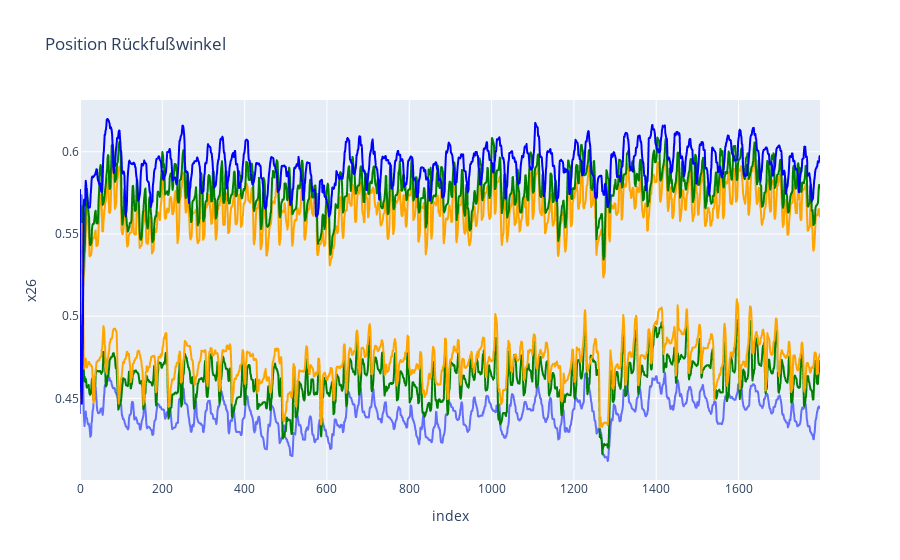

The code cell stored with this chart in its notebook:
### Markdown cell above
### Vergleich meherer Gelenkpunkte (linke und rechte Seite)

### Code cell
import pandas as pd
import plotly.express as px

import matplotlib as mpl

#keep only values which are relevant for ankle we need
backAnkleRight = ["x27", "x29", "x31"]
backAnkleLeft = ["x26", "x28", "x30"]
df_backRight = df_back[backAnkleRight]
df_backLeft = df_back[backAnkleLeft]

fig_knee = px.line(df_backLeft, y="x26", title='Position Rückfußwinkel')
fig_ankle = px.line(df_backLeft, y="x28")
fig_heel = px.line(df_backLeft, y="x30")

fig_heel_r = px.line(df_backRight, y="x31")
fig_ankle_r = px.line(df_backRight, y="x29")
fig_knee_r = px.line(df_backRight, y="x27")

fig_ankle.update_traces(line= dict(
    color = "green"
))
fig_heel.update_traces(line= dict(
    color = "orange"
))
fig_heel_r.update_traces(line= dict(
    color = "orange"
))
fig_ankle_r.update_traces(line= dict(
    color = "green"
))
fig_knee_r.update_traces(line= dict(
    color = "blue"
))
fig_knee.add_trace(fig_ankle.data[0], )
fig_knee.add_trace(fig_heel.data[0], )
fig_knee.add_trace(fig_heel_r.data[0], )
fig_knee.add_trace(fig_ankle_r.data[0], )
fig_knee.add_trace(fig_knee_r.data[0], )

fig_knee.show()

### Figure 1 — Plotly figure (JSON) as saved in the notebook; plotly's stock layout.template omitted (floating-point values rounded to 4 significant figures; data arrays with more than 128 entries replaced by an {"elided": "..."} marker saying what was removed)
{"data": [{"hovertemplate": "index=%{x}<br>x26=%{y}<extra></extra>", "legendgroup": "", "line": {"color": "#636efa", "dash": "solid"}, "marker": {"symbol": "circle"}, "mode": "lines", "name": "", "showlegend": false, "type": "scattergl", "x": {"elided": "1799 int values"}, "xaxis": "x", "y": {"elided": "1799 float values"}, "yaxis": "y"}, {"hovertemplate": "index=%{x}<br>x28=%{y}<extra></extra>", "legendgroup": "", "line": {"color": "green", "dash": "solid"}, "marker": {"symbol": "circle"}, "mode": "lines", "name": "", "showlegend": false, "type": "scattergl", "x": {"elided": "1799 int values"}, "xaxis": "x", "y": {"elided": "1799 float values"}, "yaxis": "y"}, {"hovertemplate": "index=%{x}<br>x30=%{y}<extra></extra>", "legendgroup": "", "line": {"color": "orange", "dash": "solid"}, "marker": {"symbol": "circle"}, "mode": "lines", "name": "", "showlegend": false, "type": "scattergl", "x": {"elided": "1799 int values"}, "xaxis": "x", "y": {"elided": "1799 float values"}, "yaxis": "y"}, {"hovertemplate": "index=%{x}<br>x31=%{y}<extra></extra>", "legendgroup": "", "line": {"color": "orange", "dash": "solid"}, "marker": {"symbol": "circle"}, "mode": "lines", "name": "", "showlegend": false, "type": "scattergl", "x": {"elided": "1799 int values"}, "xaxis": "x", "y": {"elided": "1799 float values"}, "yaxis": "y"}, {"hovertemplate": "index=%{x}<br>x29=%{y}<extra></extra>", "legendgroup": "", "line": {"color": "green", "dash": "solid"}, "marker": {"symbol": "circle"}, "mode": "lines", "name": "", "showlegend": false, "type": "scattergl", "x": {"elided": "1799 int values"}, "xaxis": "x", "y": {"elided": "1799 float values"}, "yaxis": "y"}, {"hovertemplate": "index=%{x}<br>x27=%{y}<extra></extra>", "legendgroup": "", "line": {"color": "blue", "dash": "solid"}, "marker": {"symbol": "circle"}, "mode": "lines", "name": "", "showlegend": false, "type": "scattergl", "x": {"elided": "1799 int values"}, "xaxis": "x", "y": {"elided": "1799 float values"}, "yaxis": "y"}], "layout": {"legend": {"tracegroupgap": 0}, "title": {"text": "Position Rückfußwinkel"}, "xaxis": {"anchor": "y", "domain": [0, 1], "title": {"text": "index"}}, "yaxis": {"anchor": "x", "domain": [0, 1], "title": {"text": "x26"}}}}
